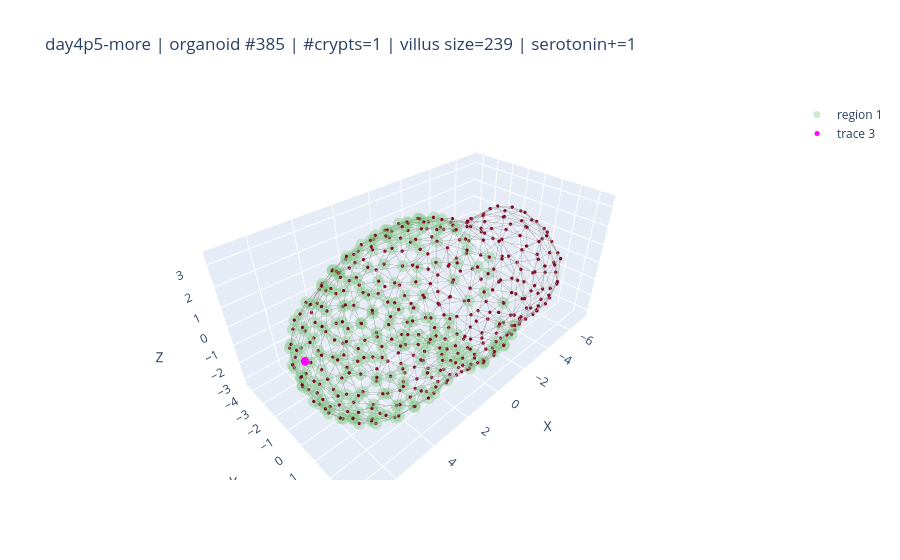
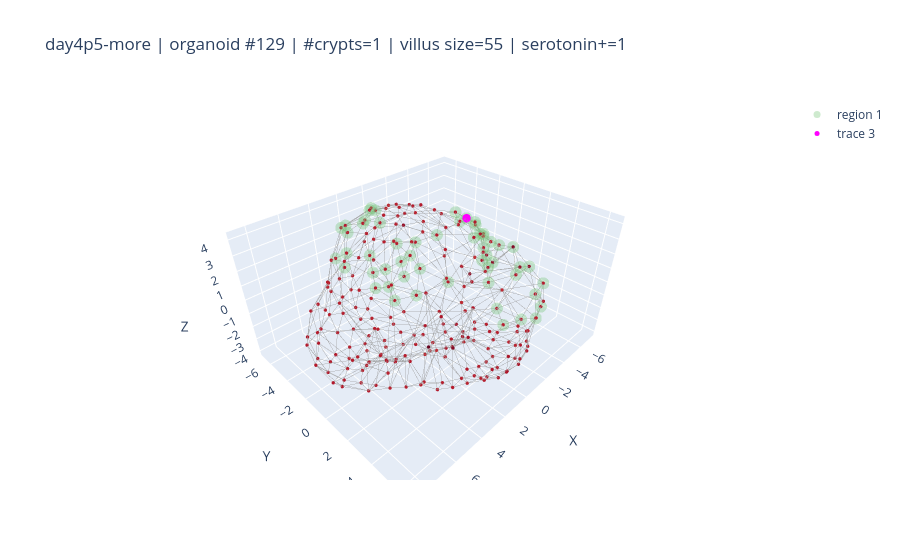
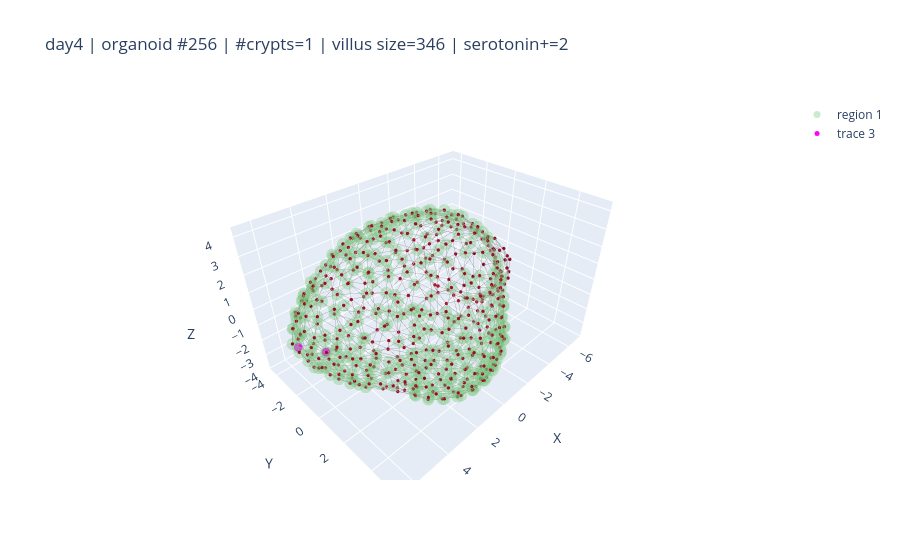
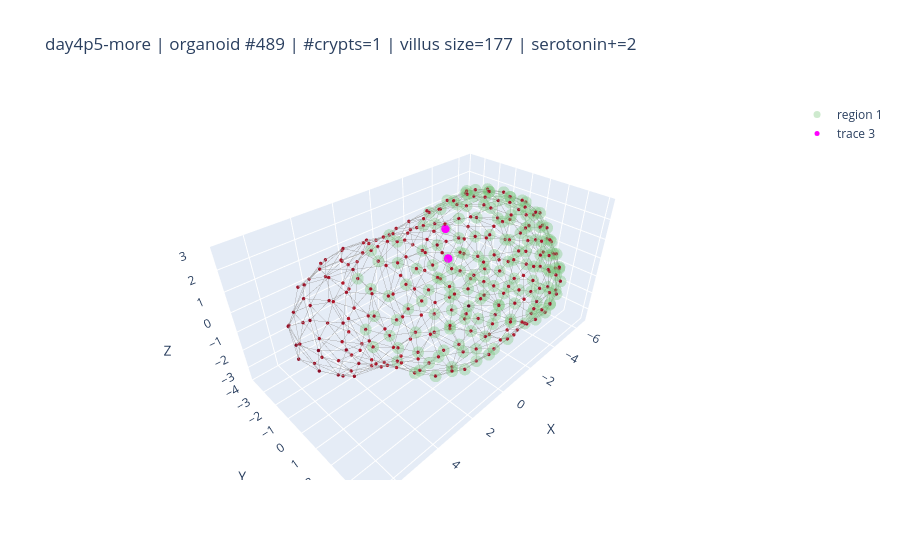

The notebook cell these images were saved under, in order:
### Code cell
# -------- settings --------
min_cells = 10                # ignore villi/crypts smaller than this
max_examples = 5             # cap the number of plots
seed = None                      # set to None for non-reproducible sampling
node_size = 2
villus_colorscale = 'Greens'
serotonin_color = 'magenta'
marker_name_serotonin = "Serotonin"

def _marker_index(names, target="Serotonin"):
    if names is None: 
        return None
    try:
        return names.index(target)
    except ValueError:
        for j, nm in enumerate(names):
            if isinstance(nm, str) and nm.lower() == target.lower():
                return j
    return None

# ---- 1) Collect all candidate villi: (tp, i, villus_indices, meta_info) ----
candidates = []
for tp, d in results.items():
    markers_all   = d.get("markers_all",  np.array([], dtype=object))
    centroids_all = d.get("centroids_all", [])
    graphs_all    = d.get("cell_graphs_all", [])
    HKS_all       = d.get("HKS_all", None)
    crypts_all    = d.get("crypts_all",   [])
    villus_all    = d.get("villus_all",   [])
    names         = d.get("marker_names", None)

    # normalize object arrays -> lists
    if isinstance(crypts_all, np.ndarray):    crypts_all    = crypts_all.tolist()
    if isinstance(villus_all, np.ndarray):    villus_all    = villus_all.tolist()
    if isinstance(centroids_all, np.ndarray): centroids_all = centroids_all.tolist()
    if isinstance(graphs_all, np.ndarray):    graphs_all    = graphs_all.tolist()

    if markers_all is None or len(markers_all) == 0:
        continue

    ser_idx = _marker_index(names, marker_name_serotonin)
    if ser_idx is None:
        continue  # this timepoint has no serotonin marker

    n_items = len(markers_all)
    for i in range(n_items):
        markers = markers_all[i]
        if markers is None:
            continue

        crypt_patches  = _to_patch_list(crypts_all[i]  if i < len(crypts_all)  else None)
        villus_patches = _to_patch_list(villus_all[i]  if i < len(villus_all)  else None)

        # filter by region size
        crypt_patches  = [p for p in crypt_patches  if len(p) >= min_cells]
        villus_patches = [p for p in villus_patches if len(p) >= min_cells]

        if not crypt_patches or not villus_patches:
            continue  # require organoid to contain crypts and at least one villus

        for villus_patch in villus_patches:
            idx = np.fromiter(villus_patch, dtype=int)
            if idx.size == 0:
                continue
            ser_mask_villus = np.asarray(markers[idx, ser_idx], dtype=bool).reshape(-1)
            if np.any(ser_mask_villus):
                # store minimal info needed for plotting later
                meta = {
                    "tp": tp,
                    "org_idx": i,
                    "villus_size": int(idx.size),
                    "ser_count": int(np.count_nonzero(ser_mask_villus)),
                    "n_crypts": len(crypt_patches)
                }
                candidates.append( (tp, i, idx, meta) )

# ---- 2) Randomly sample up to max_examples and plot ----
if not candidates:
    print("No villi with Serotonin found in organoids that contain crypts (after filtering).")
else:
    if seed is not None:
        np.random.seed(seed)
    k = min(max_examples, len(candidates))
    sel = np.random.choice(len(candidates), size=k, replace=False)

    plotted = 0
    for j in sel:
        tp, i, idx, meta = candidates[j]
        d = results[tp]

        C = d['centroids_all'][i]
        G = d['cell_graphs_all'][i]
        H = None
        try:
            if d.get('HKS_all', None) is not None and d['HKS_all'][i] is not None:
                H = d['HKS_all'][i][:, 0]
        except Exception:
            H = None

        # rebuild serotonin mask (could also have saved it, but quick to recompute)
        names = d.get("marker_names", None)
        ser_idx = _marker_index(names, marker_name_serotonin)
        markers = d['markers_all'][i]
        ser_mask_villus = np.asarray(markers[idx, ser_idx], dtype=bool).reshape(-1)
        idx_ser = idx[ser_mask_villus]

        # --- plot whole organoid ---
        fig = plot_organoid_graph(C, G, H, node_size=node_size)

        # highlight the selected villus
        add_region_overlays(fig, C, [idx.tolist()], colorscale=villus_colorscale)
        
        # highlight serotonin+ inside the villus
        fig.add_trace(
            go.Scatter3d(
                x=C[idx_ser, 0], y=C[idx_ser, 1], z=C[idx_ser, 2],
                mode="markers",
                marker=dict(size=node_size+3, color=serotonin_color),
                showlegend=True, hoverinfo="skip",
            )
        )

        # title / annotation
        fig.update_layout(
            title=f"{meta['tp']} | organoid #{meta['org_idx']} | #crypts={meta['n_crypts']} | villus size={meta['villus_size']} | serotonin+={meta['ser_count']}"
        )

        fig.show()
        plotted += 1

    print(f"Plotted {plotted} random villi with Serotonin (out of {len(candidates)} candidates).")

### Figure 1 — Plotly figure (JSON) as saved in the notebook; plotly's stock layout.template omitted (floating-point values rounded to 4 significant figures; data arrays with more than 128 entries replaced by an {"elided": "..."} marker saying what was removed)
{"data": [{"hoverinfo": "skip", "line": {"color": "rgba(120,120,120,0.75)", "width": 1}, "mode": "lines", "showlegend": false, "type": "scatter3d", "x": {"elided": "3888 float values"}, "y": {"elided": "3888 float values"}, "z": {"elided": "3888 float values"}}, {"hoverinfo": "skip", "marker": {"cmax": 0.08679, "cmid": 0, "cmin": -0.08679, "color": {"elided": "433 float values"}, "colorscale": [[0, "rgb(5,48,97)"], [0.1, "rgb(33,102,172)"], [0.2, "rgb(67,147,195)"], [0.3, "rgb(146,197,222)"], [0.4, "rgb(209,229,240)"], [0.5, "rgb(247,247,247)"], [0.6, "rgb(253,219,199)"], [0.7, "rgb(244,165,130)"], [0.8, "rgb(214,96,77)"], [0.9, "rgb(178,24,43)"], [1, "rgb(103,0,31)"]], "line": {"width": 0}, "size": 2}, "mode": "markers", "showlegend": false, "type": "scatter3d", "x": {"elided": "433 float values"}, "y": {"elided": "433 float values"}, "z": {"elided": "433 float values"}}, {"hoverinfo": "skip", "marker": {"color": "rgb(116, 196, 118)", "size": 7}, "mode": "markers", "name": "region 1", "opacity": 0.35, "showlegend": true, "type": "scatter3d", "x": {"elided": "239 float values"}, "y": {"elided": "239 float values"}, "z": {"elided": "239 float values"}}, {"hoverinfo": "skip", "marker": {"color": "magenta", "size": 5}, "mode": "markers", "showlegend": true, "type": "scatter3d", "x": [7.085], "y": [0.681], "z": [1.237]}], "layout": {"scene": {"aspectmode": "data", "xaxis": {"title": {"text": "X"}}, "yaxis": {"title": {"text": "Y"}}, "zaxis": {"title": {"text": "Z"}}}, "title": {"text": "day4p5-more | organoid #385 | #crypts=1 | villus size=239 | serotonin+=1"}}}

### Figure 2 — Plotly figure (JSON) as saved in the notebook; plotly's stock layout.template omitted (floating-point values rounded to 4 significant figures; data arrays with more than 128 entries replaced by an {"elided": "..."} marker saying what was removed)
{"data": [{"hoverinfo": "skip", "line": {"color": "rgba(120,120,120,0.75)", "width": 1}, "mode": "lines", "showlegend": false, "type": "scatter3d", "x": {"elided": "2244 float values"}, "y": {"elided": "2244 float values"}, "z": {"elided": "2244 float values"}}, {"hoverinfo": "skip", "marker": {"cmax": 0.1014, "cmid": 0, "cmin": -0.1014, "color": {"elided": "237 float values"}, "colorscale": [[0, "rgb(5,48,97)"], [0.1, "rgb(33,102,172)"], [0.2, "rgb(67,147,195)"], [0.3, "rgb(146,197,222)"], [0.4, "rgb(209,229,240)"], [0.5, "rgb(247,247,247)"], [0.6, "rgb(253,219,199)"], [0.7, "rgb(244,165,130)"], [0.8, "rgb(214,96,77)"], [0.9, "rgb(178,24,43)"], [1, "rgb(103,0,31)"]], "line": {"width": 0}, "size": 2}, "mode": "markers", "showlegend": false, "type": "scatter3d", "x": {"elided": "237 float values"}, "y": {"elided": "237 float values"}, "z": {"elided": "237 float values"}}, {"hoverinfo": "skip", "marker": {"color": "rgb(116, 196, 118)", "size": 7}, "mode": "markers", "name": "region 1", "opacity": 0.35, "showlegend": true, "type": "scatter3d", "x": [0.08319, -5.761, -4.764, -1.003, -3.567, -2.428, -3.184, -6.325, -4.398, -4.438, -2.201, -5.08, -5.107, -3.669, -4.457, -5.148, 0.1869, -7.188, 2.541, -6.371, -4.786, -5.979, -3.481, -5.521, -4.84, -3.892, 3.251, -7.111, 2.135, -5.627, -6.126, -3.756, -4.66, -5.241, -4.244, 1.892, -0.7084, -4.244, -4.278, 0.5243, 2.68, 0.01787, 3.003, -2.144, 0.8211, -0.4606, 1.476, 2.709, -3.868, -4.571, -6.197, -0.665, -2.249, 0.4408, -6.836], "y": [-6.721, 3.143, 4.235, -6.649, -5.68, -6.495, -6.318, 2.049, 0.09138, 4.305, -6.639, -5.382, -0.08874, -6.229, -0.4998, -0.6779, -6.778, -1.175, -6.463, 0.5735, 0.8677, -1.04, 2.425, -1.373, -0.7534, 2.867, -6.242, -2.612, -6.649, -2.194, -4.065, -0.7543, -0.9666, -1.944, -2.855, -6.62, -6.514, 3.258, -1.895, -6.502, -6.054, -5.954, -5.065, -4.601, -5.316, -5.113, -4.621, -3.696, 4.51, -3.641, -1.094, -5.974, -6.03, -6.089, 0.7659], "z": [-1.996, -1.852, -1.766, -2.169, -2.838, -2.07, -1.786, -0.4211, -0.5188, 0.2285, -0.4953, -0.4156, -0.5074, -0.8025, -0.2405, -0.2037, -0.5471, -0.4334, -0.3448, 0.4621, -3.767, 0.3763, -3.58, 0.8559, 0.4801, 0.9897, 0.7637, -0.02795, 0.5111, 1.382, 0.8156, 1.682, 1.507, 1.829, 2.586, 1.956, 1.764, -3.074, 2.47, 2.4, 2.799, 3.104, 3.432, -4.069, 3.746, -3.938, 4.057, 3.961, -2.052, -3.563, -3.17, -3.236, -3.107, -2.861, -1.922]}, {"hoverinfo": "skip", "marker": {"color": "magenta", "size": 5}, "mode": "markers", "showlegend": true, "type": "scatter3d", "x": [-4.278], "y": [-1.895], "z": [2.47]}], "layout": {"scene": {"aspectmode": "data", "xaxis": {"title": {"text": "X"}}, "yaxis": {"title": {"text": "Y"}}, "zaxis": {"title": {"text": "Z"}}}, "title": {"text": "day4p5-more | organoid #129 | #crypts=1 | villus size=55 | serotonin+=1"}}}

### Figure 3 — Plotly figure (JSON) as saved in the notebook; plotly's stock layout.template omitted (floating-point values rounded to 4 significant figures; data arrays with more than 128 entries replaced by an {"elided": "..."} marker saying what was removed)
{"data": [{"hoverinfo": "skip", "line": {"color": "rgba(120,120,120,0.75)", "width": 1}, "mode": "lines", "showlegend": false, "type": "scatter3d", "x": {"elided": "4320 float values"}, "y": {"elided": "4320 float values"}, "z": {"elided": "4320 float values"}}, {"hoverinfo": "skip", "marker": {"cmax": 0.09233, "cmid": 0, "cmin": -0.09233, "color": {"elided": "480 float values"}, "colorscale": [[0, "rgb(5,48,97)"], [0.1, "rgb(33,102,172)"], [0.2, "rgb(67,147,195)"], [0.3, "rgb(146,197,222)"], [0.4, "rgb(209,229,240)"], [0.5, "rgb(247,247,247)"], [0.6, "rgb(253,219,199)"], [0.7, "rgb(244,165,130)"], [0.8, "rgb(214,96,77)"], [0.9, "rgb(178,24,43)"], [1, "rgb(103,0,31)"]], "line": {"width": 0}, "size": 2}, "mode": "markers", "showlegend": false, "type": "scatter3d", "x": {"elided": "480 float values"}, "y": {"elided": "480 float values"}, "z": {"elided": "480 float values"}}, {"hoverinfo": "skip", "marker": {"color": "rgb(116, 196, 118)", "size": 7}, "mode": "markers", "name": "region 1", "opacity": 0.35, "showlegend": true, "type": "scatter3d", "x": {"elided": "346 float values"}, "y": {"elided": "346 float values"}, "z": {"elided": "346 float values"}}, {"hoverinfo": "skip", "marker": {"color": "magenta", "size": 5}, "mode": "markers", "showlegend": true, "type": "scatter3d", "x": [4.762, 5.855], "y": [-2.28, -3.01], "z": [-2.659, -2.087]}], "layout": {"scene": {"aspectmode": "data", "xaxis": {"title": {"text": "X"}}, "yaxis": {"title": {"text": "Y"}}, "zaxis": {"title": {"text": "Z"}}}, "title": {"text": "day4 | organoid #256 | #crypts=1 | villus size=346 | serotonin+=2"}}}

### Figure 4 — Plotly figure (JSON) as saved in the notebook; plotly's stock layout.template omitted (floating-point values rounded to 4 significant figures; data arrays with more than 128 entries replaced by an {"elided": "..."} marker saying what was removed)
{"data": [{"hoverinfo": "skip", "line": {"color": "rgba(120,120,120,0.75)", "width": 1}, "mode": "lines", "showlegend": false, "type": "scatter3d", "x": {"elided": "2637 float values"}, "y": {"elided": "2637 float values"}, "z": {"elided": "2637 float values"}}, {"hoverinfo": "skip", "marker": {"cmax": 0.09709, "cmid": 0, "cmin": -0.09709, "color": {"elided": "294 float values"}, "colorscale": [[0, "rgb(5,48,97)"], [0.1, "rgb(33,102,172)"], [0.2, "rgb(67,147,195)"], [0.3, "rgb(146,197,222)"], [0.4, "rgb(209,229,240)"], [0.5, "rgb(247,247,247)"], [0.6, "rgb(253,219,199)"], [0.7, "rgb(244,165,130)"], [0.8, "rgb(214,96,77)"], [0.9, "rgb(178,24,43)"], [1, "rgb(103,0,31)"]], "line": {"width": 0}, "size": 2}, "mode": "markers", "showlegend": false, "type": "scatter3d", "x": {"elided": "294 float values"}, "y": {"elided": "294 float values"}, "z": {"elided": "294 float values"}}, {"hoverinfo": "skip", "marker": {"color": "rgb(116, 196, 118)", "size": 7}, "mode": "markers", "name": "region 1", "opacity": 0.35, "showlegend": true, "type": "scatter3d", "x": {"elided": "177 float values"}, "y": {"elided": "177 float values"}, "z": {"elided": "177 float values"}}, {"hoverinfo": "skip", "marker": {"color": "magenta", "size": 5}, "mode": "markers", "showlegend": true, "type": "scatter3d", "x": [-4.205, -4.594], "y": [-2.991, -3.601], "z": [-1.984, -0.5205]}], "layout": {"scene": {"aspectmode": "data", "xaxis": {"title": {"text": "X"}}, "yaxis": {"title": {"text": "Y"}}, "zaxis": {"title": {"text": "Z"}}}, "title": {"text": "day4p5-more | organoid #489 | #crypts=1 | villus size=177 | serotonin+=2"}}}
